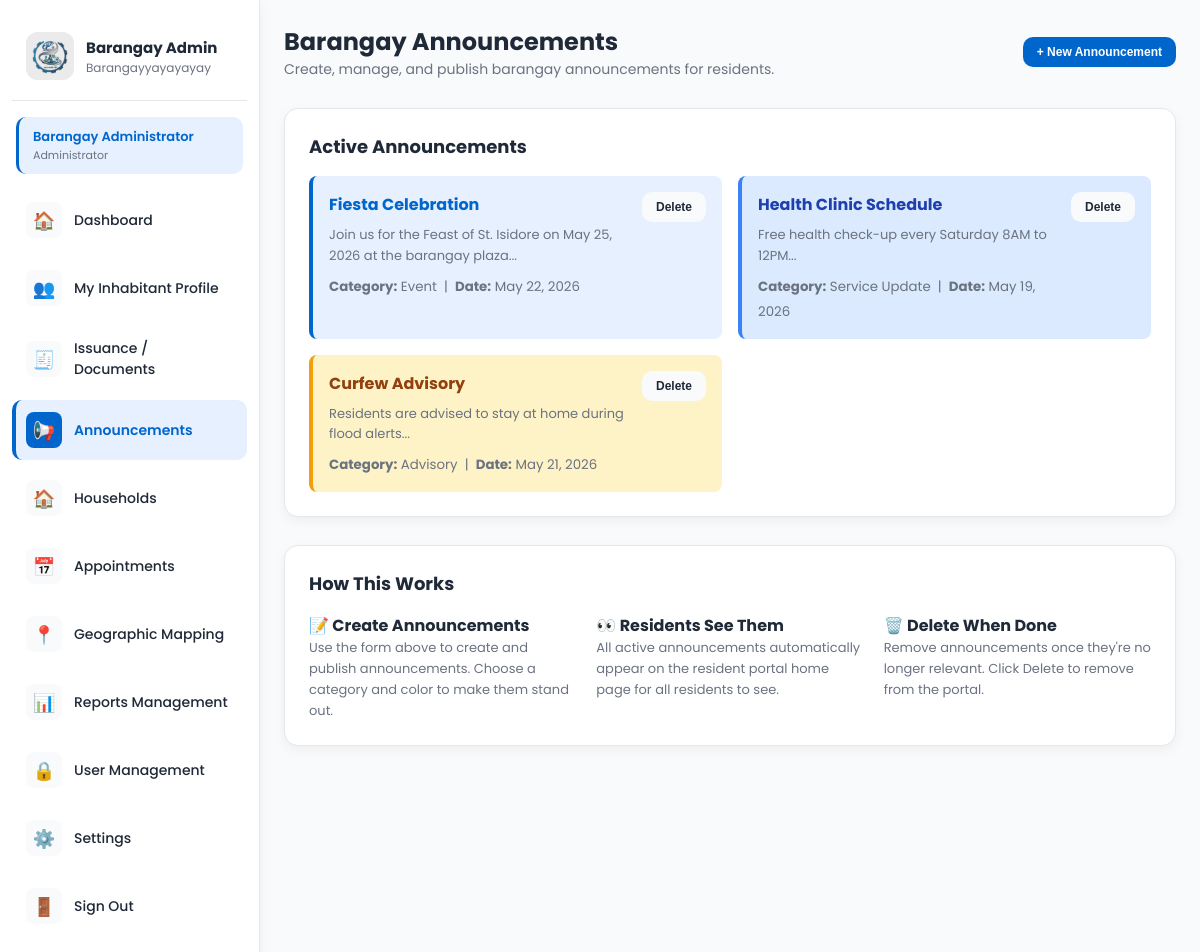
Screenshot of /announcements.php (signed in) with the database file from the repository.
### tables this page shows
CREATE TABLE `announcements` (
  `id` int(10) UNSIGNED NOT NULL,
  `title` varchar(200) NOT NULL,
  `description` text NOT NULL,
  `category` enum('Event','Service Update','Advisory','Important Notice','Other') DEFAULT 'Other',
  `color` varchar(20) DEFAULT 'primary',
  `publish_date` date DEFAULT NULL,
  `created_by` int(10) UNSIGNED DEFAULT NULL,
  `is_active` tinyint(1) DEFAULT 1,
  `created_at` datetime DEFAULT current_timestamp(),
  `updated_at` datetime DEFAULT current_timestamp() ON UPDATE current_timestamp()
);

### includes/db.php (called while the page is built, shortened)
<?php
function getDB(): PDO {
    static $pdo = null;
    if ($pdo === null) {
        $dsn = sprintf(
            'mysql:host=%s;dbname=%s;charset=%s',
            DB_HOST, DB_NAME, DB_CHARSET
        );
        $options = [
            PDO::ATTR_ERRMODE            => PDO::ERRMODE_EXCEPTION,
            PDO::ATTR_DEFAULT_FETCH_MODE => PDO::FETCH_ASSOC,
            PDO::ATTR_EMULATE_PREPARES   => false,
        ];
        try {
            $pdo = new PDO($dsn, DB_USER, DB_PASS, $options);
        } catch (PDOException $e) {
            http_response_code(500);
            die(json_encode(['success' => false, 'message' => 'Database connection failed: ' . $e->getMessage()]));
        }
    }
    return $pdo;
}
function dbFetchAll(string $sql, array $params = []): array {
    $stmt = getDB()->prepare($sql);
    $stmt->execute($params);
    return $stmt->fetchAll();
}
if (file_exists(__DIR__ . '/site_settings.php')) {
    require_once __DIR__ . '/site_settings.php';
}

### includes/site_settings.php (called while the page is built, shortened)
<?php
function getSiteSettings(bool $forceRefresh = false): array {
    static $cache = null;
    if ($cache === null || $forceRefresh) {
        $rows  = dbFetchAll("SELECT setting_key, setting_value FROM barangay_settings");
        $cache = array_column($rows, 'setting_value', 'setting_key');
    }
    return $cache;
}
function getSiteLogo(): string {
    $s = getSiteSettings();
    return htmlspecialchars($s['logo_path'] ?? 'assets/images/logo.jpg');
}
function getSiteName(): string {
    $s = getSiteSettings();
    return htmlspecialchars($s['barangay_name'] ?? 'Barangay San Isidro');
}

### announcements.php (the view, shortened to what this page needs)
<?php
require_once 'includes/db.php';
$announcements = dbFetchAll(
    "SELECT a.*, ad.name AS author
     FROM announcements a
     LEFT JOIN admin_users ad ON a.created_by = ad.id
     WHERE a.is_active = 1
     ORDER BY a.created_at DESC"
);
$colorMap = [
    'primary' => ['bg'=>'var(--primary-light)', 'border'=>'var(--primary)',  'text'=>'var(--primary)'],
    'success' => ['bg'=>'#dcfce7',              'border'=>'#22c55e',          'text'=>'#166534'],
    'warning' => ['bg'=>'#fef3c7',              'border'=>'#f59e0b',          'text'=>'#92400e'],
    'danger'  => ['bg'=>'#fee2e2',              'border'=>'#ef4444',          'text'=>'#991b1b'],
    'info'    => ['bg'=>'#dbeafe',              'border'=>'#3b82f6',          'text'=>'#1e40af'],
];
?>
<!doctype html>
<html lang="en">
<head>
  <link rel="stylesheet" href="assets/css/style.css">
</head>
<body>
<div class="app">
  <?php include 'includes/sidebar_admin.php'; ?>
  <main class="main">
    <div class="topbar">
      <div>
        <h3>Barangay Announcements</h3>
        <div class="text-muted">Create, manage, and publish barangay announcements for residents.</div>
      </div>
      <div class="topbar-actions">
        <button class="btn btn-primary btn-sm" onclick="document.getElementById('newForm').style.display='block';this.style.display='none'" id="newBtn">+ New Announcement</button>
      </div>
    </div>
    <div class="card">
      <h3>Active Announcements</h3>
      <div style="display:grid;grid-template-columns:repeat(auto-fit,minmax(300px,1fr));gap:16px;margin-top:16px" id="announcementsContainer">
        <?php if ($announcements): foreach ($announcements as $a):
          $c = $colorMap[$a['color']] ?? $colorMap['primary'];
          $dateStr = $a['publish_date'] ? date('M d, Y', strtotime($a['publish_date'])) : date('M d, Y', strtotime($a['created_at']));
        ?>
        <div style="background:<?= $c['bg'] ?>;border-left:4px solid <?= $c['border'] ?>;padding:16px;border-radius:8px" data-id="<?= $a['id'] ?>">
          <div style="display:flex;justify-content:space-between;align-items:flex-start">
            <div>
              <h4 style="margin:0 0 8px;color:<?= $c['text'] ?>"><?= htmlspecialchars($a['title']) ?></h4>
              <p style="margin:0 0 6px;font-size:13px;color:var(--text-light)"><?= htmlspecialchars($a['description']) ?></p>
              <small style="color:var(--text-light)"><strong>Category:</strong> <?= htmlspecialchars($a['category']) ?> &nbsp;|&nbsp; <strong>Date:</strong> <?= $dateStr ?></small>
            </div>
            <button class="btn btn-secondary btn-sm" style="margin-left:12px;white-space:nowrap" onclick="deleteAnnouncement(<?= $a['id'] ?>, this)">Delete</button>
          </div>
        </div>
        <?php endforeach; else: ?>
        <p class="text-muted" style="grid-column:1/-1">No announcements yet. Create one above.</p>
        <?php endif; ?>
      </div>
    </div>
    <div class="card">
      <h3>How This Works</h3>
      <div style="display:grid;grid-template-columns:repeat(auto-fit,minmax(240px,1fr));gap:20px;margin-top:16px">
        <div><h4>📝 Create Announcements</h4><p style="font-size:13px;color:var(--text-light)">Use the form above to create and publish announcements. Choose a category and color to make them stand out.</p></div>
        <div><h4>👀 Residents See Them</h4><p style="font-size:13px;color:var(--text-light)">All active announcements automatically appear on the resident portal home page for all residents to see.</p></div>
        <div><h4>🗑️ Delete When Done</h4><p style="font-size:13px;color:var(--text-light)">Remove announcements once they're no longer relevant. Click Delete to remove from the portal.</p></div>
      </div>
    </div>
  </main>
</div>
</body>
</html>

### includes/sidebar_admin.php
<?php
$currentPage = basename($_SERVER['PHP_SELF']);
$adminName   = $_SESSION['admin_name'] ?? 'Admin';
$adminRole   = $_SESSION['admin_role'] ?? 'Staff';
$siteName = getSiteName();
$siteLogo = getSiteLogo();
$navItems = [
    ['href'=>'dashboard.php',    'icon'=>'🏠', 'label'=>'Dashboard'],
    ['href'=>'my_inhabitants.php',   'icon'=>'👥', 'label'=>'My Inhabitant Profile'],
    ['href'=>'issuance.php',     'icon'=>'🧾', 'label'=>'Issuance / Documents'],
    ['href'=>'announcements.php','icon'=>'📢', 'label'=>'Announcements'],
    ['href'=>'households.php',   'icon'=>'🏠', 'label'=>'Households'],
    ['href'=>'appointments.php', 'icon'=>'📅', 'label'=>'Appointments'],
    ['href'=>'mapping.php',      'icon'=>'📍', 'label'=>'Geographic Mapping'],
    ['href'=>'reports.php',      'icon'=>'📊', 'label'=>'Reports Management'],
    ['href'=>'users.php',        'icon'=>'🔒', 'label'=>'User Management'],
    ['href'=>'settings.php',     'icon'=>'⚙️', 'label'=>'Settings'],
];
?>
<aside class="sidebar">
  <div class="sidebar-header">
    <div class="logo-box">
      <img src="<?= $siteLogo ?>" alt="Logo">
    </div>
    <div>
      <h3>Barangay Admin</h3>
      <p class="text-muted"><?= $siteName ?></p>
    </div>
  </div>
  <div style="margin:0 4px 16px;padding:10px 14px;background:var(--primary-light);border-radius:10px;border-left:3px solid var(--primary)">
    <div style="font-size:13px;font-weight:600;color:var(--primary)"><?= htmlspecialchars($adminName) ?></div>
    <div style="font-size:11px;color:var(--text-light)"><?= htmlspecialchars($adminRole) ?></div>
  </div>
  <ul class="menu">
    <?php foreach ($navItems as $item): ?>
    <li>
      <a href="<?= $item['href'] ?>" class="<?= $currentPage === $item['href'] ? 'active' : '' ?>">
        <div class="icon"><?= $item['icon'] ?></div>
        <span><?= $item['label'] ?></span>
      </a>
    </li>
    <?php endforeach; ?>
    <li>
      <a href="logout.php" style="color:#ef4444">
        <div class="icon">🚪</div><span>Sign Out</span>
      </a>
    </li>
  </ul>
</aside>

### assets/css/style.css (style rules this page uses)
:root { --primary:#0066cc; --primary-light:#e6f0ff; --accent:#00b894; --success:#10b981; --warning:#f59e0b; --danger:#ef4444; --info:#3b82f6; --muted:#f9fafb; --sidebar:#ffffff; --text:#1f2937; --text-light:#6b7280; --border:#e5e7eb; --shadow:0 10px 40px rgba(0,0,0,0.08); --shadow-sm:0 4px 12px rgba(0,0,0,0.05); --shadow-lg:0 20px 60px rgba(0,0,0,0.15); }
* { box-sizing:border-box }
html,body { margin:0;padding:0 }
body { font-family:'Poppins',system-ui,-apple-system,sans-serif;background:var(--muted);color:var(--text) }
h1,h2,h3,h4,h5,h6 { margin:0;padding:0 }
.btn { display:inline-block;padding:14px 28px;border-radius:10px;border:none;cursor:pointer;font-weight:600;font-size:15px;transition:all 0.3s ease;text-decoration:none }
.btn-primary { background:var(--primary);color:#fff }
.btn-secondary { background:var(--muted);color:var(--text) }
.text-muted { color:var(--text-light) }
.app { display:flex;min-height:100vh;background:var(--muted) }
.sidebar { width:260px; background:#fff; border-right:1px solid var(--border); padding:20px 12px; overflow-y:auto; box-shadow:var(--shadow-sm); }
.sidebar-header { padding:12px 14px 20px;display:flex;align-items:center;gap:12px;border-bottom:1px solid var(--border);margin-bottom:16px }
.logo-box { width:48px;height:48px;border-radius:12px;overflow:hidden;display:flex;align-items:center;justify-content:center;background:var(--primary-light);flex-shrink:0 }
.logo-box img { width:100%;height:100%;object-fit:cover }
.sidebar-header div h3 { margin:0;font-size:15px;font-weight:700 }
.sidebar-header div p { margin:0;font-size:12px;color:var(--text-light) }
.sidebar .menu { list-style:none;padding:0;margin:0 }
.sidebar .menu li { margin-bottom:8px }
.sidebar .menu a { display:flex; align-items:center; gap:12px; width:100%; padding:12px 14px; color:var(--text) !important; text-decoration:none !important; border-radius:10px; transition:all 0.3s ease; font-size:14px; font-weight:500; position:relative; }
.sidebar .menu a.active { background:var(--primary-light); color:var(--primary) !important; font-weight:600; border-left:4px solid var(--primary); padding-left:10px; }
.sidebar .menu a .icon { width:36px;height:36px;border-radius:8px;background:var(--muted);display:flex;align-items:center;justify-content:center;flex-shrink:0;font-size:18px;transition:all 0.3s ease }
.sidebar .menu a.active .icon { background:var(--primary);color:#fff }
.main { flex:1;padding:24px;overflow-y:auto }
.topbar { margin-bottom:28px;display:flex;justify-content:space-between;align-items:center }
.topbar h3 { margin:0;font-size:24px;font-weight:700 }
.topbar .text-muted { margin:0;color:var(--text-light);font-size:14px }
.topbar-actions { display:flex;gap:12px }
.card { background:#fff;padding:24px;border-radius:14px;box-shadow:var(--shadow-sm);border:1px solid var(--border);transition:all 0.3s ease;margin-bottom:28px }
.card h3 { margin:0 0 16px;font-size:18px;font-weight:700 }
.card p { margin:0;color:var(--text-light);font-size:14px;line-height:1.6 }
.btn-sm { padding:8px 14px;font-size:12px }

### includes/site_settings.php (style rules this page uses)
:root { --primary: #0066cc; --primary-light: #e6f0ff; }

### rows the page displays
announcements: title "Fiesta Celebration", description "Join us for the Feast of St. Isidore on May 25, 2026 at the barangay plaza...", category "Event", publish_date "May 22, 2026"
announcements: title "Health Clinic Schedule", description "Free health check-up every Saturday 8AM to 12PM...", category "Service Update", publish_date "May 19, 2026"
announcements: title "Curfew Advisory", description "Residents are advised to stay at home during flood alerts...", category "Advisory", publish_date "May 21, 2026"

### other values shown
$siteName "Barangayyayayayay"
$adminName "Barangay Administrator"
$adminRole "Administrator"
$item['icon'] "🏠"
$item['label'] "Dashboard"
$item['icon'] "👥"
$item['label'] "My Inhabitant Profile"
$item['icon'] "🧾"
$item['label'] "Issuance / Documents"
$item['icon'] "📢"
$item['label'] "Announcements"
$item['label'] "Households"
$item['icon'] "📅"
$item['label'] "Appointments"
$item['icon'] "📍"
